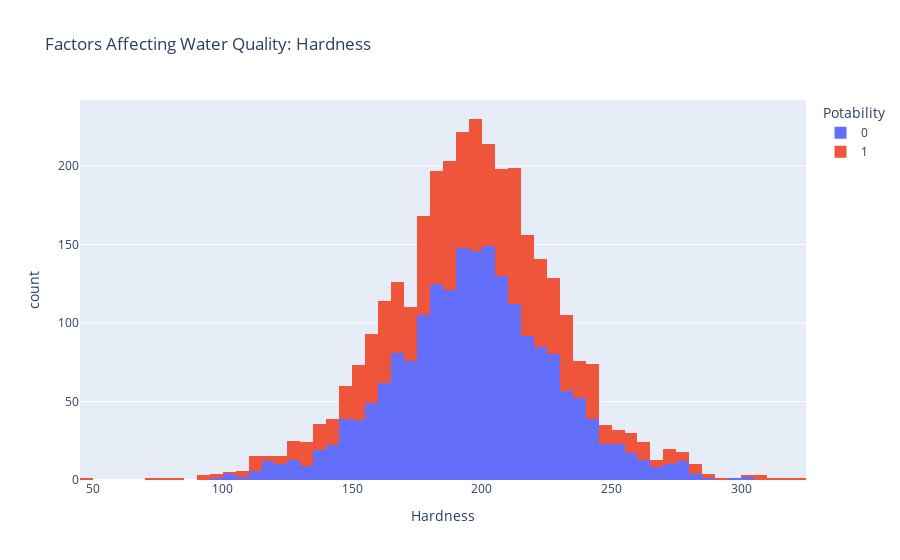

Source (notebook cell):
### Markdown cell above
Cột PH biểu thị giá trị PH của nước, đây là yếu tố quan trọng trong việc đánh giá sự cân bằng axit-bazơ của nước. Giá trị PH của nước uống phải nằm trong khoảng từ 6,5 đến 8,5.

### Code cell
figure = px.histogram(data, x = "Hardness", 
                      color = "Potability", 
                      title= "Factors Affecting Water Quality: Hardness")
figure.show()

### Figure 1 — Plotly figure (JSON) as saved in the notebook; plotly's stock layout.template omitted (floating-point values rounded to 4 significant figures; data arrays with more than 128 entries replaced by an {"elided": "..."} marker saying what was removed)
{"data": [{"alignmentgroup": "True", "bingroup": "x", "hovertemplate": "Potability=0<br>Hardness=%{x}<br>count=%{y}<extra></extra>", "legendgroup": "0", "marker": {"color": "#636efa", "pattern": {"shape": ""}}, "name": "0", "offsetgroup": "0", "orientation": "v", "showlegend": true, "type": "histogram", "x": {"elided": "1998 float values"}, "xaxis": "x", "yaxis": "y"}, {"alignmentgroup": "True", "bingroup": "x", "hovertemplate": "Potability=1<br>Hardness=%{x}<br>count=%{y}<extra></extra>", "legendgroup": "1", "marker": {"color": "#EF553B", "pattern": {"shape": ""}}, "name": "1", "offsetgroup": "1", "orientation": "v", "showlegend": true, "type": "histogram", "x": {"elided": "1278 float values"}, "xaxis": "x", "yaxis": "y"}], "layout": {"autosize": true, "barmode": "relative", "legend": {"title": {"text": "Potability"}, "tracegroupgap": 0}, "title": {"text": "Factors Affecting Water Quality: Hardness"}, "xaxis": {"anchor": "y", "autorange": true, "domain": [0, 1], "range": [45, 325], "title": {"text": "Hardness"}, "type": "linear"}, "yaxis": {"anchor": "x", "autorange": true, "domain": [0, 1], "range": [0, 242.1], "title": {"text": "count"}}}}
